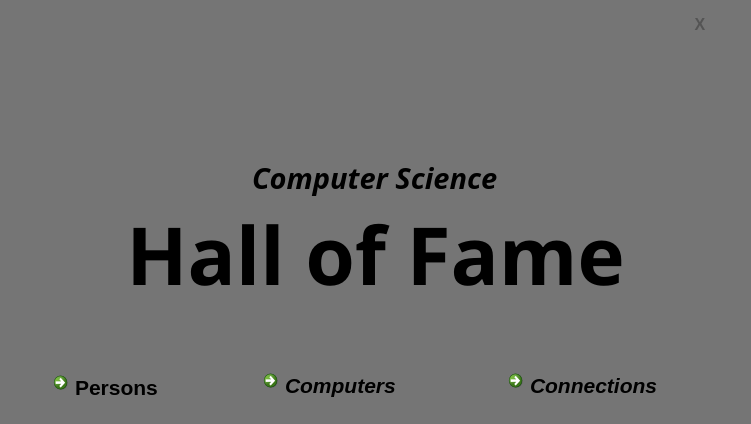
<?xml version="1.0" encoding="UTF-8"?>
<ui version="4.0">
 <class>MainWindow</class>
 <widget class="QMainWindow" name="MainWindow">
  <property name="enabled">
   <bool>true</bool>
  </property>
  <property name="geometry">
   <rect>
    <x>0</x>
    <y>0</y>
    <width>751</width>
    <height>424</height>
   </rect>
  </property>
  <property name="sizePolicy">
   <sizepolicy hsizetype="Fixed" vsizetype="Fixed">
    <horstretch>0</horstretch>
    <verstretch>0</verstretch>
   </sizepolicy>
  </property>
  <property name="palette">
   <palette>
    <active>
     <colorrole role="WindowText">
      <brush brushstyle="SolidPattern">
       <color alpha="255">
        <red>0</red>
        <green>0</green>
        <blue>0</blue>
       </color>
      </brush>
     </colorrole>
     <colorrole role="Button">
      <brush brushstyle="SolidPattern">
       <color alpha="255">
        <red>255</red>
        <green>255</green>
        <blue>255</blue>
       </color>
      </brush>
     </colorrole>
     <colorrole role="Light">
      <brush brushstyle="SolidPattern">
       <color alpha="255">
        <red>176</red>
        <green>176</green>
        <blue>176</blue>
       </color>
      </brush>
     </colorrole>
     <colorrole role="Midlight">
      <brush brushstyle="SolidPattern">
       <color alpha="255">
        <red>146</red>
        <green>146</green>
        <blue>146</blue>
       </color>
      </brush>
     </colorrole>
     <colorrole role="Dark">
      <brush brushstyle="SolidPattern">
       <color alpha="255">
        <red>58</red>
        <green>58</green>
        <blue>58</blue>
       </color>
      </brush>
     </colorrole>
     <colorrole role="Mid">
      <brush brushstyle="SolidPattern">
       <color alpha="255">
        <red>78</red>
        <green>78</green>
        <blue>78</blue>
       </color>
      </brush>
     </colorrole>
     <colorrole role="Text">
      <brush brushstyle="SolidPattern">
       <color alpha="255">
        <red>255</red>
        <green>255</green>
        <blue>255</blue>
       </color>
      </brush>
     </colorrole>
     <colorrole role="BrightText">
      <brush brushstyle="SolidPattern">
       <color alpha="255">
        <red>255</red>
        <green>255</green>
        <blue>255</blue>
       </color>
      </brush>
     </colorrole>
     <colorrole role="ButtonText">
      <brush brushstyle="SolidPattern">
       <color alpha="255">
        <red>255</red>
        <green>255</green>
        <blue>255</blue>
       </color>
      </brush>
     </colorrole>
     <colorrole role="Base">
      <brush brushstyle="SolidPattern">
       <color alpha="255">
        <red>0</red>
        <green>0</green>
        <blue>0</blue>
       </color>
      </brush>
     </colorrole>
     <colorrole role="Window">
      <brush brushstyle="SolidPattern">
       <color alpha="255">
        <red>117</red>
        <green>117</green>
        <blue>117</blue>
       </color>
      </brush>
     </colorrole>
     <colorrole role="Shadow">
      <brush brushstyle="SolidPattern">
       <color alpha="255">
        <red>0</red>
        <green>0</green>
        <blue>0</blue>
       </color>
      </brush>
     </colorrole>
     <colorrole role="Highlight">
      <brush brushstyle="SolidPattern">
       <color alpha="255">
        <red>47</red>
        <green>47</green>
        <blue>47</blue>
       </color>
      </brush>
     </colorrole>
     <colorrole role="Link">
      <brush brushstyle="SolidPattern">
       <color alpha="255">
        <red>107</red>
        <green>107</green>
        <blue>107</blue>
       </color>
      </brush>
     </colorrole>
     <colorrole role="LinkVisited">
      <brush brushstyle="SolidPattern">
       <color alpha="255">
        <red>95</red>
        <green>95</green>
        <blue>95</blue>
       </color>
      </brush>
     </colorrole>
     <colorrole role="AlternateBase">
      <brush brushstyle="SolidPattern">
       <color alpha="255">
        <red>58</red>
        <green>58</green>
        <blue>58</blue>
       </color>
      </brush>
     </colorrole>
     <colorrole role="ToolTipBase">
      <brush brushstyle="SolidPattern">
       <color alpha="255">
        <red>255</red>
        <green>255</green>
        <blue>220</blue>
       </color>
      </brush>
     </colorrole>
     <colorrole role="ToolTipText">
      <brush brushstyle="SolidPattern">
       <color alpha="255">
        <red>0</red>
        <green>0</green>
        <blue>0</blue>
       </color>
      </brush>
     </colorrole>
    </active>
    <inactive>
     <colorrole role="WindowText">
      <brush brushstyle="SolidPattern">
       <color alpha="255">
        <red>0</red>
        <green>0</green>
        <blue>0</blue>
       </color>
      </brush>
     </colorrole>
     <colorrole role="Button">
      <brush brushstyle="SolidPattern">
       <color alpha="255">
        <red>255</red>
        <green>255</green>
        <blue>255</blue>
       </color>
      </brush>
     </colorrole>
     <colorrole role="Light">
      <brush brushstyle="SolidPattern">
       <color alpha="255">
        <red>176</red>
        <green>176</green>
        <blue>176</blue>
       </color>
      </brush>
     </colorrole>
     <colorrole role="Midlight">
      <brush brushstyle="SolidPattern">
       <color alpha="255">
        <red>146</red>
        <green>146</green>
        <blue>146</blue>
       </color>
      </brush>
     </colorrole>
     <colorrole role="Dark">
      <brush brushstyle="SolidPattern">
       <color alpha="255">
        <red>58</red>
        <green>58</green>
        <blue>58</blue>
       </color>
      </brush>
     </colorrole>
     <colorrole role="Mid">
      <brush brushstyle="SolidPattern">
       <color alpha="255">
        <red>78</red>
        <green>78</green>
        <blue>78</blue>
       </color>
      </brush>
     </colorrole>
     <colorrole role="Text">
      <brush brushstyle="SolidPattern">
       <color alpha="255">
        <red>255</red>
        <green>255</green>
        <blue>255</blue>
       </color>
      </brush>
     </colorrole>
     <colorrole role="BrightText">
      <brush brushstyle="SolidPattern">
       <color alpha="255">
        <red>255</red>
        <green>255</green>
        <blue>255</blue>
       </color>
      </brush>
     </colorrole>
     <colorrole role="ButtonText">
      <brush brushstyle="SolidPattern">
       <color alpha="255">
        <red>255</red>
        <green>255</green>
        <blue>255</blue>
       </color>
      </brush>
     </colorrole>
     <colorrole role="Base">
      <brush brushstyle="SolidPattern">
       <color alpha="255">
        <red>0</red>
        <green>0</green>
        <blue>0</blue>
       </color>
      </brush>
     </colorrole>
     <colorrole role="Window">
      <brush brushstyle="SolidPattern">
       <color alpha="255">
        <red>117</red>
        <green>117</green>
        <blue>117</blue>
       </color>
      </brush>
     </colorrole>
     <colorrole role="Shadow">
      <brush brushstyle="SolidPattern">
       <color alpha="255">
        <red>0</red>
        <green>0</green>
        <blue>0</blue>
       </color>
      </brush>
     </colorrole>
     <colorrole role="Highlight">
      <brush brushstyle="SolidPattern">
       <color alpha="255">
        <red>47</red>
        <green>47</green>
        <blue>47</blue>
       </color>
      </brush>
     </colorrole>
     <colorrole role="Link">
      <brush brushstyle="SolidPattern">
       <color alpha="255">
        <red>107</red>
        <green>107</green>
        <blue>107</blue>
       </color>
      </brush>
     </colorrole>
     <colorrole role="LinkVisited">
      <brush brushstyle="SolidPattern">
       <color alpha="255">
        <red>95</red>
        <green>95</green>
        <blue>95</blue>
       </color>
      </brush>
     </colorrole>
     <colorrole role="AlternateBase">
      <brush brushstyle="SolidPattern">
       <color alpha="255">
        <red>58</red>
        <green>58</green>
        <blue>58</blue>
       </color>
      </brush>
     </colorrole>
     <colorrole role="ToolTipBase">
      <brush brushstyle="SolidPattern">
       <color alpha="255">
        <red>255</red>
        <green>255</green>
        <blue>220</blue>
       </color>
      </brush>
     </colorrole>
     <colorrole role="ToolTipText">
      <brush brushstyle="SolidPattern">
       <color alpha="255">
        <red>0</red>
        <green>0</green>
        <blue>0</blue>
       </color>
      </brush>
     </colorrole>
    </inactive>
    <disabled>
     <colorrole role="WindowText">
      <brush brushstyle="SolidPattern">
       <color alpha="255">
        <red>58</red>
        <green>58</green>
        <blue>58</blue>
       </color>
      </brush>
     </colorrole>
     <colorrole role="Button">
      <brush brushstyle="SolidPattern">
       <color alpha="255">
        <red>255</red>
        <green>255</green>
        <blue>255</blue>
       </color>
      </brush>
     </colorrole>
     <colorrole role="Light">
      <brush brushstyle="SolidPattern">
       <color alpha="255">
        <red>176</red>
        <green>176</green>
        <blue>176</blue>
       </color>
      </brush>
     </colorrole>
     <colorrole role="Midlight">
      <brush brushstyle="SolidPattern">
       <color alpha="255">
        <red>146</red>
        <green>146</green>
        <blue>146</blue>
       </color>
      </brush>
     </colorrole>
     <colorrole role="Dark">
      <brush brushstyle="SolidPattern">
       <color alpha="255">
        <red>58</red>
        <green>58</green>
        <blue>58</blue>
       </color>
      </brush>
     </colorrole>
     <colorrole role="Mid">
      <brush brushstyle="SolidPattern">
       <color alpha="255">
        <red>78</red>
        <green>78</green>
        <blue>78</blue>
       </color>
      </brush>
     </colorrole>
     <colorrole role="Text">
      <brush brushstyle="SolidPattern">
       <color alpha="255">
        <red>58</red>
        <green>58</green>
        <blue>58</blue>
       </color>
      </brush>
     </colorrole>
     <colorrole role="BrightText">
      <brush brushstyle="SolidPattern">
       <color alpha="255">
        <red>255</red>
        <green>255</green>
        <blue>255</blue>
       </color>
      </brush>
     </colorrole>
     <colorrole role="ButtonText">
      <brush brushstyle="SolidPattern">
       <color alpha="255">
        <red>58</red>
        <green>58</green>
        <blue>58</blue>
       </color>
      </brush>
     </colorrole>
     <colorrole role="Base">
      <brush brushstyle="SolidPattern">
       <color alpha="255">
        <red>117</red>
        <green>117</green>
        <blue>117</blue>
       </color>
      </brush>
     </colorrole>
     <colorrole role="Window">
      <brush brushstyle="SolidPattern">
       <color alpha="255">
        <red>117</red>
        <green>117</green>
        <blue>117</blue>
       </color>
      </brush>
     </colorrole>
     <colorrole role="Shadow">
      <brush brushstyle="SolidPattern">
       <color alpha="255">
        <red>0</red>
        <green>0</green>
        <blue>0</blue>
       </color>
      </brush>
     </colorrole>
     <colorrole role="Highlight">
      <brush brushstyle="SolidPattern">
       <color alpha="255">
        <red>51</red>
        <green>153</green>
        <blue>255</blue>
       </color>
      </brush>
     </colorrole>
     <colorrole role="Link">
      <brush brushstyle="SolidPattern">
       <color alpha="255">
        <red>107</red>
        <green>107</green>
        <blue>107</blue>
       </color>
      </brush>
     </colorrole>
     <colorrole role="LinkVisited">
      <brush brushstyle="SolidPattern">
       <color alpha="255">
        <red>95</red>
        <green>95</green>
        <blue>95</blue>
       </color>
      </brush>
     </colorrole>
     <colorrole role="AlternateBase">
      <brush brushstyle="SolidPattern">
       <color alpha="255">
        <red>117</red>
        <green>117</green>
        <blue>117</blue>
       </color>
      </brush>
     </colorrole>
     <colorrole role="ToolTipBase">
      <brush brushstyle="SolidPattern">
       <color alpha="255">
        <red>255</red>
        <green>255</green>
        <blue>220</blue>
       </color>
      </brush>
     </colorrole>
     <colorrole role="ToolTipText">
      <brush brushstyle="SolidPattern">
       <color alpha="255">
        <red>0</red>
        <green>0</green>
        <blue>0</blue>
       </color>
      </brush>
     </colorrole>
    </disabled>
   </palette>
  </property>
  <property name="font">
   <font>
    <weight>75</weight>
    <italic>true</italic>
    <bold>true</bold>
    <underline>false</underline>
    <strikeout>false</strikeout>
    <kerning>true</kerning>
   </font>
  </property>
  <property name="windowTitle">
   <string>MainWindow</string>
  </property>
  <property name="windowOpacity">
   <double>1000.000000000000000</double>
  </property>
  <property name="windowFilePath">
   <string/>
  </property>
  <property name="iconSize">
   <size>
    <width>40</width>
    <height>40</height>
   </size>
  </property>
  <property name="animated">
   <bool>true</bool>
  </property>
  <property name="tabShape">
   <enum>QTabWidget::Rounded</enum>
  </property>
  <property name="dockOptions">
   <set>QMainWindow::AllowTabbedDocks|QMainWindow::AnimatedDocks</set>
  </property>
  <widget class="QWidget" name="centralWidget">
   <property name="maximumSize">
    <size>
     <width>16777215</width>
     <height>16777215</height>
    </size>
   </property>
   <property name="toolTip">
    <string>&lt;html&gt;&lt;head/&gt;&lt;body&gt;&lt;p align=&quot;center&quot;&gt;&lt;br/&gt;&lt;/p&gt;&lt;/body&gt;&lt;/html&gt;</string>
   </property>
   <layout class="QGridLayout" name="gridLayout">
    <item row="3" column="2">
     <layout class="QHBoxLayout" name="horizontalLayout">
      <item alignment="Qt::AlignHCenter|Qt::AlignVCenter">
       <widget class="QCommandLinkButton" name="commandLinkButtonPerson">
        <property name="sizePolicy">
         <sizepolicy hsizetype="Fixed" vsizetype="Preferred">
          <horstretch>0</horstretch>
          <verstretch>0</verstretch>
         </sizepolicy>
        </property>
        <property name="maximumSize">
         <size>
          <width>400</width>
          <height>50</height>
         </size>
        </property>
        <property name="palette">
         <palette>
          <active>
           <colorrole role="Button">
            <brush brushstyle="SolidPattern">
             <color alpha="255">
              <red>0</red>
              <green>0</green>
              <blue>0</blue>
             </color>
            </brush>
           </colorrole>
           <colorrole role="Text">
            <brush brushstyle="SolidPattern">
             <color alpha="255">
              <red>0</red>
              <green>0</green>
              <blue>0</blue>
             </color>
            </brush>
           </colorrole>
           <colorrole role="BrightText">
            <brush brushstyle="SolidPattern">
             <color alpha="255">
              <red>0</red>
              <green>0</green>
              <blue>0</blue>
             </color>
            </brush>
           </colorrole>
           <colorrole role="ButtonText">
            <brush brushstyle="SolidPattern">
             <color alpha="255">
              <red>0</red>
              <green>0</green>
              <blue>0</blue>
             </color>
            </brush>
           </colorrole>
          </active>
          <inactive>
           <colorrole role="Button">
            <brush brushstyle="SolidPattern">
             <color alpha="255">
              <red>0</red>
              <green>0</green>
              <blue>0</blue>
             </color>
            </brush>
           </colorrole>
           <colorrole role="Text">
            <brush brushstyle="SolidPattern">
             <color alpha="255">
              <red>0</red>
              <green>0</green>
              <blue>0</blue>
             </color>
            </brush>
           </colorrole>
           <colorrole role="BrightText">
            <brush brushstyle="SolidPattern">
             <color alpha="255">
              <red>0</red>
              <green>0</green>
              <blue>0</blue>
             </color>
            </brush>
           </colorrole>
           <colorrole role="ButtonText">
            <brush brushstyle="SolidPattern">
             <color alpha="255">
              <red>0</red>
              <green>0</green>
              <blue>0</blue>
             </color>
            </brush>
           </colorrole>
          </inactive>
          <disabled>
           <colorrole role="Button">
            <brush brushstyle="SolidPattern">
             <color alpha="255">
              <red>0</red>
              <green>0</green>
              <blue>0</blue>
             </color>
            </brush>
           </colorrole>
           <colorrole role="Text">
            <brush brushstyle="SolidPattern">
             <color alpha="255">
              <red>58</red>
              <green>58</green>
              <blue>58</blue>
             </color>
            </brush>
           </colorrole>
           <colorrole role="BrightText">
            <brush brushstyle="SolidPattern">
             <color alpha="255">
              <red>0</red>
              <green>0</green>
              <blue>0</blue>
             </color>
            </brush>
           </colorrole>
           <colorrole role="ButtonText">
            <brush brushstyle="SolidPattern">
             <color alpha="255">
              <red>58</red>
              <green>58</green>
              <blue>58</blue>
             </color>
            </brush>
           </colorrole>
          </disabled>
         </palette>
        </property>
        <property name="font">
         <font>
          <family>Segoe UI</family>
          <pointsize>16</pointsize>
          <weight>75</weight>
          <italic>false</italic>
          <bold>true</bold>
         </font>
        </property>
        <property name="text">
         <string>Persons</string>
        </property>
        <property name="icon">
         <iconset>
          <normaloff>per_image/person.png</normaloff>per_image/person.png</iconset>
        </property>
        <property name="iconSize">
         <size>
          <width>50</width>
          <height>50</height>
         </size>
        </property>
       </widget>
      </item>
      <item>
       <widget class="QCommandLinkButton" name="commandLinkButtonComputer">
        <property name="maximumSize">
         <size>
          <width>400</width>
          <height>50</height>
         </size>
        </property>
        <property name="palette">
         <palette>
          <active>
           <colorrole role="Button">
            <brush brushstyle="SolidPattern">
             <color alpha="255">
              <red>0</red>
              <green>0</green>
              <blue>0</blue>
             </color>
            </brush>
           </colorrole>
           <colorrole role="Text">
            <brush brushstyle="SolidPattern">
             <color alpha="255">
              <red>0</red>
              <green>0</green>
              <blue>0</blue>
             </color>
            </brush>
           </colorrole>
           <colorrole role="BrightText">
            <brush brushstyle="SolidPattern">
             <color alpha="255">
              <red>0</red>
              <green>0</green>
              <blue>0</blue>
             </color>
            </brush>
           </colorrole>
           <colorrole role="ButtonText">
            <brush brushstyle="SolidPattern">
             <color alpha="255">
              <red>0</red>
              <green>0</green>
              <blue>0</blue>
             </color>
            </brush>
           </colorrole>
          </active>
          <inactive>
           <colorrole role="Button">
            <brush brushstyle="SolidPattern">
             <color alpha="255">
              <red>0</red>
              <green>0</green>
              <blue>0</blue>
             </color>
            </brush>
           </colorrole>
           <colorrole role="Text">
            <brush brushstyle="SolidPattern">
             <color alpha="255">
              <red>0</red>
              <green>0</green>
              <blue>0</blue>
             </color>
            </brush>
           </colorrole>
           <colorrole role="BrightText">
            <brush brushstyle="SolidPattern">
             <color alpha="255">
              <red>0</red>
              <green>0</green>
              <blue>0</blue>
             </color>
            </brush>
           </colorrole>
           <colorrole role="ButtonText">
            <brush brushstyle="SolidPattern">
             <color alpha="255">
              <red>0</red>
              <green>0</green>
              <blue>0</blue>
             </color>
            </brush>
           </colorrole>
          </inactive>
          <disabled>
           <colorrole role="Button">
            <brush brushstyle="SolidPattern">
             <color alpha="255">
              <red>0</red>
              <green>0</green>
              <blue>0</blue>
             </color>
            </brush>
           </colorrole>
           <colorrole role="Text">
            <brush brushstyle="SolidPattern">
             <color alpha="255">
              <red>58</red>
              <green>58</green>
              <blue>58</blue>
             </color>
            </brush>
           </colorrole>
           <colorrole role="BrightText">
            <brush brushstyle="SolidPattern">
             <color alpha="255">
              <red>0</red>
              <green>0</green>
              <blue>0</blue>
             </color>
            </brush>
           </colorrole>
           <colorrole role="ButtonText">
            <brush brushstyle="SolidPattern">
             <color alpha="255">
              <red>58</red>
              <green>58</green>
              <blue>58</blue>
             </color>
            </brush>
           </colorrole>
          </disabled>
         </palette>
        </property>
        <property name="font">
         <font>
          <family>Segoe UI</family>
          <pointsize>16</pointsize>
          <weight>75</weight>
          <bold>true</bold>
         </font>
        </property>
        <property name="text">
         <string>Computers</string>
        </property>
        <property name="icon">
         <iconset>
          <normaloff>comp_image/computer.png</normaloff>
          <normalon>comp_image/computer.png</normalon>comp_image/computer.png</iconset>
        </property>
        <property name="iconSize">
         <size>
          <width>50</width>
          <height>50</height>
         </size>
        </property>
       </widget>
      </item>
      <item>
       <widget class="QCommandLinkButton" name="commandLinkButtonConnections">
        <property name="sizePolicy">
         <sizepolicy hsizetype="Fixed" vsizetype="Fixed">
          <horstretch>0</horstretch>
          <verstretch>0</verstretch>
         </sizepolicy>
        </property>
        <property name="maximumSize">
         <size>
          <width>400</width>
          <height>50</height>
         </size>
        </property>
        <property name="palette">
         <palette>
          <active>
           <colorrole role="Button">
            <brush brushstyle="SolidPattern">
             <color alpha="255">
              <red>0</red>
              <green>0</green>
              <blue>0</blue>
             </color>
            </brush>
           </colorrole>
           <colorrole role="BrightText">
            <brush brushstyle="SolidPattern">
             <color alpha="255">
              <red>0</red>
              <green>0</green>
              <blue>0</blue>
             </color>
            </brush>
           </colorrole>
           <colorrole role="ButtonText">
            <brush brushstyle="SolidPattern">
             <color alpha="255">
              <red>0</red>
              <green>0</green>
              <blue>0</blue>
             </color>
            </brush>
           </colorrole>
           <colorrole role="Shadow">
            <brush brushstyle="SolidPattern">
             <color alpha="255">
              <red>255</red>
              <green>255</green>
              <blue>255</blue>
             </color>
            </brush>
           </colorrole>
           <colorrole role="Highlight">
            <brush brushstyle="SolidPattern">
             <color alpha="255">
              <red>47</red>
              <green>47</green>
              <blue>47</blue>
             </color>
            </brush>
           </colorrole>
          </active>
          <inactive>
           <colorrole role="Button">
            <brush brushstyle="SolidPattern">
             <color alpha="255">
              <red>0</red>
              <green>0</green>
              <blue>0</blue>
             </color>
            </brush>
           </colorrole>
           <colorrole role="BrightText">
            <brush brushstyle="SolidPattern">
             <color alpha="255">
              <red>0</red>
              <green>0</green>
              <blue>0</blue>
             </color>
            </brush>
           </colorrole>
           <colorrole role="ButtonText">
            <brush brushstyle="SolidPattern">
             <color alpha="255">
              <red>0</red>
              <green>0</green>
              <blue>0</blue>
             </color>
            </brush>
           </colorrole>
           <colorrole role="Shadow">
            <brush brushstyle="SolidPattern">
             <color alpha="255">
              <red>255</red>
              <green>255</green>
              <blue>255</blue>
             </color>
            </brush>
           </colorrole>
           <colorrole role="Highlight">
            <brush brushstyle="SolidPattern">
             <color alpha="255">
              <red>47</red>
              <green>47</green>
              <blue>47</blue>
             </color>
            </brush>
           </colorrole>
          </inactive>
          <disabled>
           <colorrole role="Button">
            <brush brushstyle="SolidPattern">
             <color alpha="255">
              <red>0</red>
              <green>0</green>
              <blue>0</blue>
             </color>
            </brush>
           </colorrole>
           <colorrole role="BrightText">
            <brush brushstyle="SolidPattern">
             <color alpha="255">
              <red>0</red>
              <green>0</green>
              <blue>0</blue>
             </color>
            </brush>
           </colorrole>
           <colorrole role="ButtonText">
            <brush brushstyle="SolidPattern">
             <color alpha="255">
              <red>58</red>
              <green>58</green>
              <blue>58</blue>
             </color>
            </brush>
           </colorrole>
           <colorrole role="Shadow">
            <brush brushstyle="SolidPattern">
             <color alpha="255">
              <red>255</red>
              <green>255</green>
              <blue>255</blue>
             </color>
            </brush>
           </colorrole>
           <colorrole role="Highlight">
            <brush brushstyle="SolidPattern">
             <color alpha="255">
              <red>255</red>
              <green>85</green>
              <blue>0</blue>
             </color>
            </brush>
           </colorrole>
          </disabled>
         </palette>
        </property>
        <property name="font">
         <font>
          <family>Segoe UI</family>
          <pointsize>16</pointsize>
          <weight>75</weight>
          <bold>true</bold>
         </font>
        </property>
        <property name="mouseTracking">
         <bool>false</bool>
        </property>
        <property name="text">
         <string>Connections</string>
        </property>
        <property name="icon">
         <iconset>
          <normaloff>con_image/connection.png</normaloff>con_image/connection.png</iconset>
        </property>
        <property name="iconSize">
         <size>
          <width>40</width>
          <height>40</height>
         </size>
        </property>
       </widget>
      </item>
     </layout>
    </item>
    <item row="1" column="2">
     <layout class="QVBoxLayout" name="verticalLayout_2">
      <property name="spacing">
       <number>1</number>
      </property>
      <item alignment="Qt::AlignRight">
       <widget class="QPushButton" name="Button_Close">
        <property name="palette">
         <palette>
          <active>
           <colorrole role="Button">
            <brush brushstyle="SolidPattern">
             <color alpha="255">
              <red>141</red>
              <green>141</green>
              <blue>141</blue>
             </color>
            </brush>
           </colorrole>
           <colorrole role="Text">
            <brush brushstyle="SolidPattern">
             <color alpha="255">
              <red>77</red>
              <green>77</green>
              <blue>77</blue>
             </color>
            </brush>
           </colorrole>
           <colorrole role="ButtonText">
            <brush brushstyle="SolidPattern">
             <color alpha="255">
              <red>84</red>
              <green>84</green>
              <blue>84</blue>
             </color>
            </brush>
           </colorrole>
          </active>
          <inactive>
           <colorrole role="Button">
            <brush brushstyle="SolidPattern">
             <color alpha="255">
              <red>141</red>
              <green>141</green>
              <blue>141</blue>
             </color>
            </brush>
           </colorrole>
           <colorrole role="Text">
            <brush brushstyle="SolidPattern">
             <color alpha="255">
              <red>77</red>
              <green>77</green>
              <blue>77</blue>
             </color>
            </brush>
           </colorrole>
           <colorrole role="ButtonText">
            <brush brushstyle="SolidPattern">
             <color alpha="255">
              <red>84</red>
              <green>84</green>
              <blue>84</blue>
             </color>
            </brush>
           </colorrole>
          </inactive>
          <disabled>
           <colorrole role="Button">
            <brush brushstyle="SolidPattern">
             <color alpha="255">
              <red>141</red>
              <green>141</green>
              <blue>141</blue>
             </color>
            </brush>
           </colorrole>
           <colorrole role="Text">
            <brush brushstyle="SolidPattern">
             <color alpha="255">
              <red>58</red>
              <green>58</green>
              <blue>58</blue>
             </color>
            </brush>
           </colorrole>
           <colorrole role="ButtonText">
            <brush brushstyle="SolidPattern">
             <color alpha="255">
              <red>58</red>
              <green>58</green>
              <blue>58</blue>
             </color>
            </brush>
           </colorrole>
          </disabled>
         </palette>
        </property>
        <property name="font">
         <font>
          <pointsize>12</pointsize>
          <italic>false</italic>
         </font>
        </property>
        <property name="text">
         <string>X</string>
        </property>
        <property name="flat">
         <bool>true</bool>
        </property>
       </widget>
      </item>
      <item alignment="Qt::AlignHCenter|Qt::AlignBottom">
       <widget class="QLabel" name="label_2">
        <property name="maximumSize">
         <size>
          <width>16777215</width>
          <height>1000</height>
         </size>
        </property>
        <property name="font">
         <font>
          <family>Tw Cen MT</family>
          <pointsize>22</pointsize>
          <weight>75</weight>
          <bold>true</bold>
         </font>
        </property>
        <property name="text">
         <string>Computer Science</string>
        </property>
       </widget>
      </item>
      <item alignment="Qt::AlignHCenter|Qt::AlignTop">
       <widget class="QLabel" name="label_3">
        <property name="maximumSize">
         <size>
          <width>16777215</width>
          <height>1000</height>
         </size>
        </property>
        <property name="sizeIncrement">
         <size>
          <width>100</width>
          <height>100</height>
         </size>
        </property>
        <property name="font">
         <font>
          <family>Viner Hand ITC</family>
          <pointsize>60</pointsize>
          <weight>75</weight>
          <italic>false</italic>
          <bold>true</bold>
         </font>
        </property>
        <property name="layoutDirection">
         <enum>Qt::LeftToRight</enum>
        </property>
        <property name="text">
         <string>Hall of Fame</string>
        </property>
        <property name="scaledContents">
         <bool>true</bool>
        </property>
        <property name="alignment">
         <set>Qt::AlignCenter</set>
        </property>
        <property name="wordWrap">
         <bool>true</bool>
        </property>
       </widget>
      </item>
     </layout>
    </item>
   </layout>
  </widget>
 </widget>
 <layoutdefault spacing="6" margin="11"/>
 <resources/>
 <connections/>
</ui>
